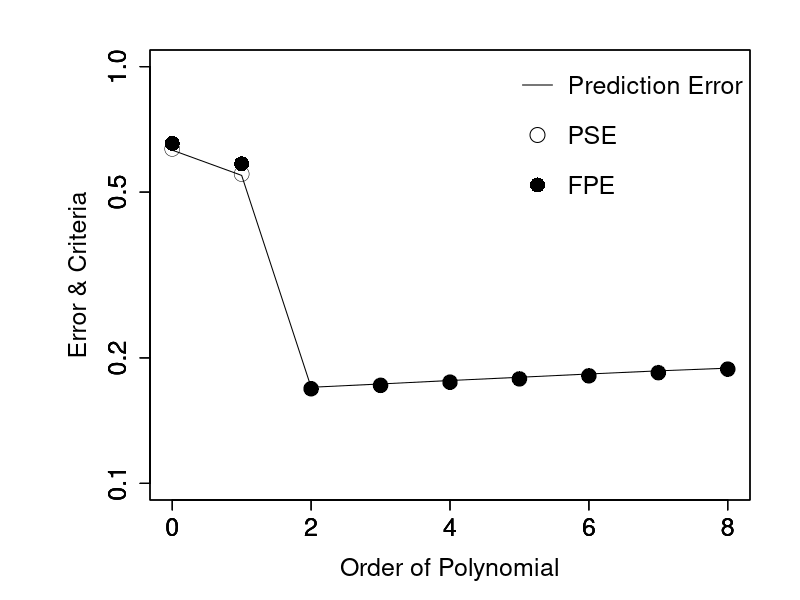

Write R code to recreate this figure.
# 数値実験の準備
set.seed(2017)
n <- 50
mmax <- 8
S1 <- 500
S2 <- 500
sigma <- 0.4
x <- 2*(0:(n - 1)) / (n - 1) - 1
X <- rep(1, n)
for (m in 1:mmax) X <- cbind(X, x^m)
tb <- c(2.5, -0.5, -2, 0, 0, 0, 0, 0, 0)
tf <- X %*% tb
# 予測用サンプルセットの生成
Z <- NULL
for (s2 in 1:S2) Z <- cbind(Z, tf + rnorm(n, 0, sigma))
# 各推定用サンプルに対して最小二乗推定を行い，規準などを計算
pse <- fpe <- pe <- NULL
for (s1 in 1:S1) {
# 推定用サンプルの生成
  y <- tf + rnorm(n, 0, sigma)
# 雑音分散の不偏推定量の計算
  bf <- solve(t(X) %*% X) %*% t(X) %*% y
  ff <- X %*% bf
  Sf <- sum((y - ff)^2)
  esigma2 <- Sf / (n - (mmax + 1))
# 次数を変えながら最小二乗推定量を計算し，規準などを計算
  PSEtmp <- FPEtmp <- PEtmp <- NULL
  for (m in 1:(mmax + 1)) {
    Xm <- X[, 1:m]
# 最小二乗推定量の計算
    bm <- solve(t(Xm) %*% Xm) %*% t(Xm) %*% y
    fm <- Xm %*% bm
    Sm <- mean((y - fm)^2)
# PSEとFPEの計算
    PSEtmp <- c(PSEtmp, Sm + 2 * esigma2 * m / n)
    FPEtmp <- c(FPEtmp, Sm * ((n + m) / (n - m)))
# 予測二乗誤差の計算
    ptmp <- 0
    for (s2 in 1:S2) ptmp <- ptmp + mean((Z[, s2] - fm)^2)
    PEtmp <- c(PEtmp, ptmp / S2)
  }
  pse <- rbind(pse, PSEtmp)
  fpe <- rbind(fpe, FPEtmp)
  pe <- rbind(pe, PEtmp)
}
PSE <- apply(pse, 2, mean)
FPE <- apply(fpe, 2, mean)
PE <- apply(pe, 2, mean)
# 予測二乗誤差，PSEおよびFPEの描画
par(omi = c(0, 0, 0, 0))
par(mai = c(1.0, 1.5, 0.5, 0.5))
par(ps = 18)
xlim <- c(0, mmax)
ylim <- c(0.1, 1)
plot(0:mmax, PE, log = "y", type = "l", xlim = xlim, ylim = ylim, xlab = "Order of Polynomial", ylab = "Error & Criteria", main = "")
par(new = T)
plot(0:mmax, PSE, log = "y", type = "p", pch = 1, lwd = 0.5, cex = 2, xlim = xlim, ylim = ylim, xlab = "", ylab = "", ann = F)
par(new = T)
plot(0:mmax, FPE, log = "y", type = "p", pch = 16, lwd = 0.5, cex = 2, xlim = xlim, ylim = ylim, xlab = "", ylab = "", ann = F)
labels <- c("Prediction Error", "PSE", "FPE")
pchs <- c(-1, 1, 16)
ltys <- c(1, -1, -1)
legend("topright",  legend  =  labels,  pch  =  pchs,  lty  =  ltys, bty = "n", y.intersp = 2.5, pt.cex = 2)
